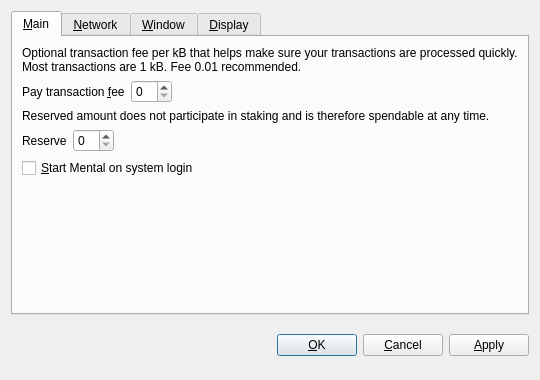
<?xml version="1.0" encoding="UTF-8"?>
<ui version="4.0">
 <class>OptionsDialog</class>
 <widget class="QDialog" name="OptionsDialog">
  <property name="geometry">
   <rect>
    <x>0</x>
    <y>0</y>
    <width>540</width>
    <height>380</height>
   </rect>
  </property>
  <property name="windowTitle">
   <string>Options</string>
  </property>
  <property name="modal">
   <bool>true</bool>
  </property>
  <layout class="QVBoxLayout" name="verticalLayout">
   <item>
    <widget class="QTabWidget" name="tabWidget">
     <property name="tabPosition">
      <enum>QTabWidget::North</enum>
     </property>
     <property name="currentIndex">
      <number>0</number>
     </property>
     <widget class="QWidget" name="tabMain">
      <attribute name="title">
       <string>&amp;Main</string>
      </attribute>
      <layout class="QVBoxLayout" name="verticalLayout_Main">
       <item>
        <widget class="QLabel" name="transactionFeeInfoLabel">
         <property name="text">
          <string>Optional transaction fee per kB that helps make sure your transactions are processed quickly. Most transactions are 1 kB. Fee 0.01 recommended.</string>
         </property>
         <property name="textFormat">
          <enum>Qt::PlainText</enum>
         </property>
         <property name="wordWrap">
          <bool>true</bool>
         </property>
        </widget>
       </item>
       <item>
        <layout class="QHBoxLayout" name="horizontalLayoutFee">
         <item>
          <widget class="QLabel" name="transactionFeeLabel">
           <property name="text">
            <string>Pay transaction &amp;fee</string>
           </property>
           <property name="textFormat">
            <enum>Qt::PlainText</enum>
           </property>
           <property name="buddy">
            <cstring>transactionFee</cstring>
           </property>
          </widget>
         </item>
         <item>
          <widget class="BitcoinAmountField" name="transactionFee"/>
         </item>
         <item>
          <spacer name="horizontalSpacerFee">
           <property name="orientation">
            <enum>Qt::Horizontal</enum>
           </property>
           <property name="sizeHint" stdset="0">
            <size>
             <width>40</width>
             <height>20</height>
            </size>
           </property>
          </spacer>
         </item>
        </layout>
       </item>
       <item>
        <widget class="QLabel" name="reserveBalanceInfoLabel">
         <property name="text">
          <string>Reserved amount does not participate in staking and is therefore spendable at any time.</string>
         </property>
         <property name="textFormat">
          <enum>Qt::PlainText</enum>
         </property>
         <property name="wordWrap">
          <bool>true</bool>
         </property>
        </widget>
       </item>
       <item>
        <layout class="QHBoxLayout" name="horizontalLayoutReserveBalance">
         <item>
          <widget class="QLabel" name="reserveBalanceLabel">
           <property name="text">
            <string>Reserve</string>
           </property>
           <property name="textFormat">
            <enum>Qt::PlainText</enum>
           </property>
           <property name="buddy">
            <cstring>reserveBalance</cstring>
           </property>
          </widget>
         </item>
         <item>
          <widget class="BitcoinAmountField" name="reserveBalance"/>
         </item>
         <item>
          <spacer name="horizontalSpacerReserveBalance">
           <property name="orientation">
            <enum>Qt::Horizontal</enum>
           </property>
           <property name="sizeHint" stdset="0">
            <size>
             <width>40</width>
             <height>20</height>
            </size>
           </property>
          </spacer>
         </item>
        </layout>
       </item>
       <item>
        <widget class="QCheckBox" name="bitcoinAtStartup">
         <property name="toolTip">
          <string>Automatically start Mental after logging in to the system.</string>
         </property>
         <property name="text">
          <string>&amp;Start Mental on system login</string>
         </property>
        </widget>
       </item>
       <item>
        <spacer name="verticalSpacer_Main">
         <property name="orientation">
          <enum>Qt::Vertical</enum>
         </property>
         <property name="sizeHint" stdset="0">
          <size>
           <width>20</width>
           <height>40</height>
          </size>
         </property>
        </spacer>
       </item>
      </layout>
     </widget>
     <widget class="QWidget" name="tabNetwork">
      <attribute name="title">
       <string>&amp;Network</string>
      </attribute>
      <layout class="QVBoxLayout" name="verticalLayout_Network">
       <item>
        <widget class="QCheckBox" name="mapPortUpnp">
         <property name="toolTip">
          <string>Automatically open the Mental client port on the router. This only works when your router supports UPnP and it is enabled.</string>
         </property>
         <property name="text">
          <string>Map port using &amp;UPnP</string>
         </property>
        </widget>
       </item>
       <item>
        <widget class="QCheckBox" name="connectSocks">
         <property name="toolTip">
          <string>Connect to the Mental network through a SOCKS proxy (e.g. when connecting through Tor).</string>
         </property>
         <property name="text">
          <string>&amp;Connect through SOCKS proxy:</string>
         </property>
        </widget>
       </item>
       <item>
        <layout class="QHBoxLayout" name="horizontalLayout_Network">
         <item>
          <widget class="QLabel" name="proxyIpLabel">
           <property name="text">
            <string>Proxy &amp;IP:</string>
           </property>
           <property name="textFormat">
            <enum>Qt::PlainText</enum>
           </property>
           <property name="buddy">
            <cstring>proxyIp</cstring>
           </property>
          </widget>
         </item>
         <item>
          <widget class="QValidatedLineEdit" name="proxyIp">
           <property name="maximumSize">
            <size>
             <width>140</width>
             <height>16777215</height>
            </size>
           </property>
           <property name="toolTip">
            <string>IP address of the proxy (e.g. 127.0.0.1)</string>
           </property>
          </widget>
         </item>
         <item>
          <widget class="QLabel" name="proxyPortLabel">
           <property name="text">
            <string>&amp;Port:</string>
           </property>
           <property name="textFormat">
            <enum>Qt::PlainText</enum>
           </property>
           <property name="buddy">
            <cstring>proxyPort</cstring>
           </property>
          </widget>
         </item>
         <item>
          <widget class="QLineEdit" name="proxyPort">
           <property name="maximumSize">
            <size>
             <width>55</width>
             <height>16777215</height>
            </size>
           </property>
           <property name="toolTip">
            <string>Port of the proxy (e.g. 9050)</string>
           </property>
          </widget>
         </item>
         <item>
          <widget class="QLabel" name="socksVersionLabel">
           <property name="text">
            <string>SOCKS &amp;Version:</string>
           </property>
           <property name="textFormat">
            <enum>Qt::PlainText</enum>
           </property>
           <property name="buddy">
            <cstring>socksVersion</cstring>
           </property>
          </widget>
         </item>
         <item>
          <widget class="QValueComboBox" name="socksVersion">
           <property name="toolTip">
            <string>SOCKS version of the proxy (e.g. 5)</string>
           </property>
          </widget>
         </item>
         <item>
          <spacer name="horizontalSpacer_Network">
           <property name="orientation">
            <enum>Qt::Horizontal</enum>
           </property>
           <property name="sizeHint" stdset="0">
            <size>
             <width>40</width>
             <height>20</height>
            </size>
           </property>
          </spacer>
         </item>
        </layout>
       </item>
       <item>
        <spacer name="verticalSpacer_Network">
         <property name="orientation">
          <enum>Qt::Vertical</enum>
         </property>
         <property name="sizeHint" stdset="0">
          <size>
           <width>20</width>
           <height>40</height>
          </size>
         </property>
        </spacer>
       </item>
      </layout>
     </widget>
     <widget class="QWidget" name="tabWindow">
      <attribute name="title">
       <string>&amp;Window</string>
      </attribute>
      <layout class="QVBoxLayout" name="verticalLayout_Window">
       <item>
        <widget class="QCheckBox" name="minimizeToTray">
         <property name="toolTip">
          <string>Show only a tray icon after minimizing the window.</string>
         </property>
         <property name="text">
          <string>&amp;Minimize to the tray instead of the taskbar</string>
         </property>
        </widget>
       </item>
       <item>
        <widget class="QCheckBox" name="minimizeOnClose">
         <property name="toolTip">
          <string>Minimize instead of exit the application when the window is closed. When this option is enabled, the application will be closed only after selecting Quit in the menu.</string>
         </property>
         <property name="text">
          <string>M&amp;inimize on close</string>
         </property>
        </widget>
       </item>
       <item>
        <spacer name="verticalSpacer_Window">
         <property name="orientation">
          <enum>Qt::Vertical</enum>
         </property>
         <property name="sizeHint" stdset="0">
          <size>
           <width>20</width>
           <height>40</height>
          </size>
         </property>
        </spacer>
       </item>
      </layout>
     </widget>
     <widget class="QWidget" name="tabDisplay">
      <attribute name="title">
       <string>&amp;Display</string>
      </attribute>
      <layout class="QVBoxLayout" name="verticalLayout_Display">
       <item>
        <layout class="QHBoxLayout" name="horizontalLayout_1_Display">
         <item>
          <widget class="QLabel" name="langLabel">
           <property name="text">
            <string>User Interface &amp;language:</string>
           </property>
           <property name="textFormat">
            <enum>Qt::PlainText</enum>
           </property>
           <property name="buddy">
            <cstring>lang</cstring>
           </property>
          </widget>
         </item>
         <item>
          <widget class="QValueComboBox" name="lang">
           <property name="toolTip">
            <string>The user interface language can be set here. This setting will take effect after restarting Mental.</string>
           </property>
          </widget>
         </item>
        </layout>
       </item>
       <item>
        <layout class="QHBoxLayout" name="horizontalLayout_2_Display">
         <item>
          <widget class="QLabel" name="unitLabel">
           <property name="text">
            <string>&amp;Unit to show amounts in:</string>
           </property>
           <property name="textFormat">
            <enum>Qt::PlainText</enum>
           </property>
           <property name="buddy">
            <cstring>unit</cstring>
           </property>
          </widget>
         </item>
         <item>
          <widget class="QValueComboBox" name="unit">
           <property name="toolTip">
            <string>Choose the default subdivision unit to show in the interface and when sending coins.</string>
           </property>
          </widget>
         </item>
        </layout>
       </item>
       <item>
        <widget class="QCheckBox" name="displayAddresses">
         <property name="toolTip">
          <string>Whether to show Mental addresses in the transaction list or not.</string>
         </property>
         <property name="text">
          <string>&amp;Display addresses in transaction list</string>
         </property>
        </widget>
       </item>
       <item>
        <widget class="QCheckBox" name="coinControlFeatures">
         <property name="toolTip">
          <string>Whether to show coin control features or not.</string>
         </property>
         <property name="text">
          <string>Display coin &amp;control features (experts only!)</string>
         </property>
        </widget>
       </item>
       <item>
        <spacer name="verticalSpacer_Display">
         <property name="orientation">
          <enum>Qt::Vertical</enum>
         </property>
         <property name="sizeHint" stdset="0">
          <size>
           <width>20</width>
           <height>40</height>
          </size>
         </property>
        </spacer>
       </item>
      </layout>
     </widget>
    </widget>
   </item>
   <item>
    <layout class="QHBoxLayout" name="horizontalLayout_Buttons">
     <item>
      <spacer name="horizontalSpacer_1">
       <property name="orientation">
        <enum>Qt::Horizontal</enum>
       </property>
       <property name="sizeHint" stdset="0">
        <size>
         <width>40</width>
         <height>48</height>
        </size>
       </property>
      </spacer>
     </item>
     <item>
      <widget class="QLabel" name="statusLabel">
       <property name="font">
        <font>
         <weight>75</weight>
         <bold>true</bold>
        </font>
       </property>
       <property name="text">
        <string/>
       </property>
       <property name="textFormat">
        <enum>Qt::PlainText</enum>
       </property>
       <property name="wordWrap">
        <bool>true</bool>
       </property>
      </widget>
     </item>
     <item>
      <spacer name="horizontalSpacer_2">
       <property name="orientation">
        <enum>Qt::Horizontal</enum>
       </property>
       <property name="sizeHint" stdset="0">
        <size>
         <width>40</width>
         <height>48</height>
        </size>
       </property>
      </spacer>
     </item>
     <item>
      <widget class="QPushButton" name="okButton">
       <property name="text">
        <string>&amp;OK</string>
       </property>
      </widget>
     </item>
     <item>
      <widget class="QPushButton" name="cancelButton">
       <property name="text">
        <string>&amp;Cancel</string>
       </property>
       <property name="autoDefault">
        <bool>false</bool>
       </property>
      </widget>
     </item>
     <item>
      <widget class="QPushButton" name="applyButton">
       <property name="text">
        <string>&amp;Apply</string>
       </property>
       <property name="autoDefault">
        <bool>false</bool>
       </property>
      </widget>
     </item>
    </layout>
   </item>
  </layout>
 </widget>
 <customwidgets>
  <customwidget>
   <class>BitcoinAmountField</class>
   <extends>QSpinBox</extends>
   <header>bitcoinamountfield.h</header>
  </customwidget>
  <customwidget>
   <class>QValueComboBox</class>
   <extends>QComboBox</extends>
   <header>qvaluecombobox.h</header>
  </customwidget>
  <customwidget>
   <class>QValidatedLineEdit</class>
   <extends>QLineEdit</extends>
   <header>qvalidatedlineedit.h</header>
  </customwidget>
 </customwidgets>
 <resources/>
 <connections/>
</ui>
